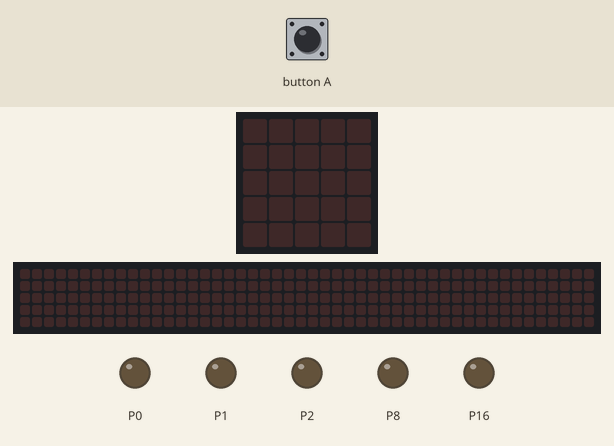
Recording of a program running on a simulated BBC micro:bit (MakeCode). Parts: the board's 5×5 LED display, a strip that is not on the board, showing the scrolling text unrolled, output pins drawn as LEDs (lit = HIGH). The test bench sets the inputs (shaded band). The 48×5 strip is a reading aid, not a part: it shows the text the display is scrolling, unrolled, one strip-width of it at a time.

Above: at 1.2 s.
1.3 s: button A pressed for 0.15 s
At 15.15 s:
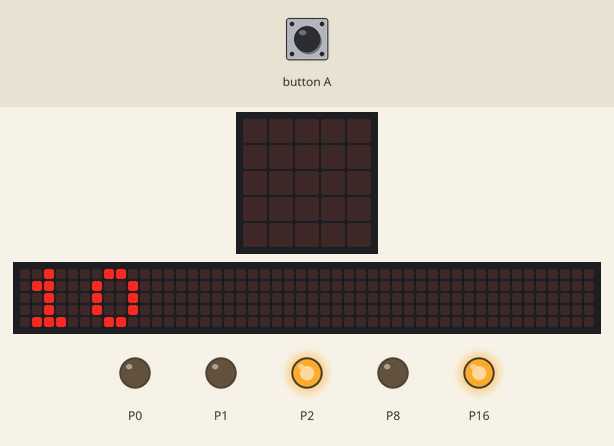
At 19.0 s:
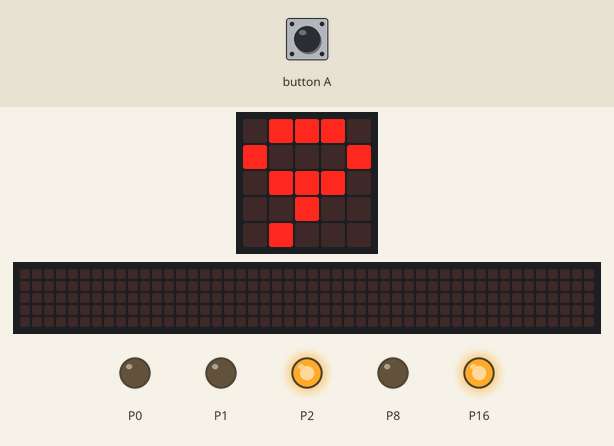
52.1 s: button A pressed for 1 s
At 57.4 s:
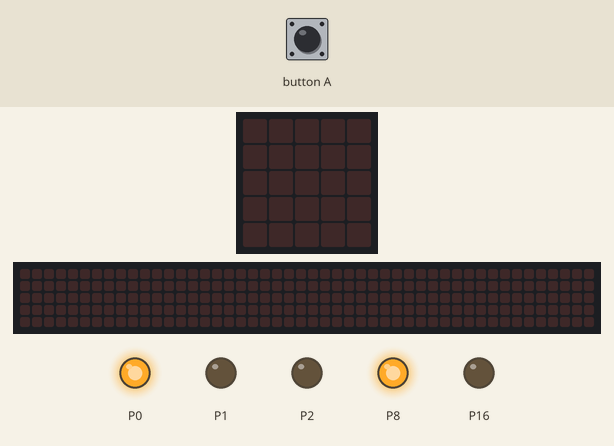
Timing chart, 0 to 67.7 s (numbered marks = the images above; inputs shaded):
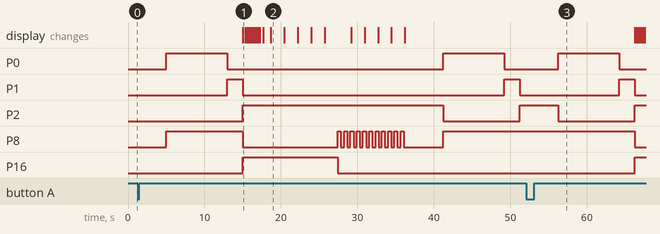

The program:

main.ts
```typescript
function green () {
    pins.digitalWritePin(DigitalPin.P0, 1)
    pins.digitalWritePin(DigitalPin.P1, 0)
    pins.digitalWritePin(DigitalPin.P2, 0)
    pins.digitalWritePin(DigitalPin.P8, 1)
    pins.digitalWritePin(DigitalPin.P16, 0)
}
function white () {
    pins.digitalWritePin(DigitalPin.P0, 0)
    pins.digitalWritePin(DigitalPin.P1, 0)
    pins.digitalWritePin(DigitalPin.P2, 1)
    pins.digitalWritePin(DigitalPin.P8, 0)
    pins.digitalWritePin(DigitalPin.P16, 1)
}
function yellow () {
    pins.digitalWritePin(DigitalPin.P0, 0)
    pins.digitalWritePin(DigitalPin.P1, 1)
    pins.digitalWritePin(DigitalPin.P2, 0)
    pins.digitalWritePin(DigitalPin.P8, 1)
    pins.digitalWritePin(DigitalPin.P16, 0)
}
function orange () {
    pins.digitalWritePin(DigitalPin.P0, 0)
    pins.digitalWritePin(DigitalPin.P1, 0)
    pins.digitalWritePin(DigitalPin.P2, 1)
    pins.digitalWritePin(DigitalPin.P8, 1)
    pins.digitalWritePin(DigitalPin.P16, 0)
}
function red () {
    pins.digitalWritePin(DigitalPin.P0, 0)
    pins.digitalWritePin(DigitalPin.P1, 0)
    pins.digitalWritePin(DigitalPin.P2, 1)
    pins.digitalWritePin(DigitalPin.P8, 1)
    pins.digitalWritePin(DigitalPin.P16, 0)
}
function nothing () {
    pins.digitalWritePin(DigitalPin.P0, 0)
    pins.digitalWritePin(DigitalPin.P1, 0)
    pins.digitalWritePin(DigitalPin.P2, 1)
    pins.digitalWritePin(DigitalPin.P8, 0)
    pins.digitalWritePin(DigitalPin.P16, 0)
}
let pedestrian = 0
let timer = 11
let flash = 0
basic.forever(function () {
    if (input.buttonIsPressed(Button.A)) {
        pedestrian = 1
    }
})
basic.forever(function () {
    basic.pause(5000)
    green()
    basic.pause(8000)
    yellow()
    basic.pause(2000)
    red()
    if (pedestrian == 1) {
        for (let index = 0; index < 6; index++) {
            white()
            timer = timer - 1
            basic.showNumber(timer)
            basic.pause(1000)
        }
        for (let index = 0; index < 5; index++) {
            flash = 1
            basic.showNumber(timer)
            basic.pause(1000)
            timer = timer - 1
        }
    }
    basic.clearScreen()
    timer = 11
    pedestrian = 0
    flash = 0
})
basic.forever(function () {
    if (flash == 1) {
        orange()
        basic.pause(400)
        nothing()
        basic.pause(400)
    }
})
```

test.ts
```typescript
// les tests vont ici ; cela ne sera pas compilé si ce paquet est utilisé en tant qu'extension.
```

Measured:
- after the input at 1.3 s, P0: LOW → HIGH after 39.9 s, → LOW 8.0 s later; P1: LOW → HIGH after 47.9 s, → LOW 2.0 s later; P16: LOW → HIGH after 13.7 s, → LOW 12.5 s later; the display: changes after 13.7 s (image 1)
- after the input at 52.1 s, P0: goes on until 64.2 s, then stays LOW; P2: goes on until 66.2 s, then stays HIGH; P8: HIGH → LOW after 14.1 s; P16: LOW → HIGH after 14.1 s
- what the display in image 2 shows lasts 1.8 s, from 18.7 s to 20.5 s
